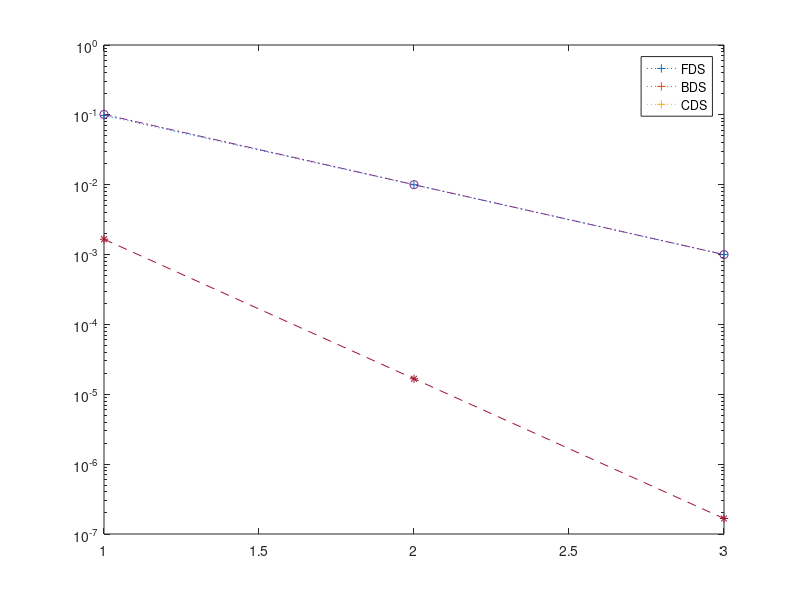

The MATLAB script that drew this image:
% Approximate the derivative of f(x) = x log(1 +x)^2 at x = 1 numerically by using forward, backward,
% and central difference formulae i.e.,
% f'(x) ≈ (f(x + h) − f(x))/h,
% f'(x) ≈ (f(x) − f(x − h))/h,
% f'(x) ≈ (f(x + h) − f(x − h))/2h
% with the step size h = 0.1, 0.01 and 0.001. Compute the error between the numerical approximations
% and exact derivatives. Plot the computational error versus the step size.
%% 

fprintf('\nStep Size\t\tApproximate\t\tExact\t\t\tError\n\n')

H = [0.1, 0.01, 0.001];

f = @(x) x*log(1+x^2);
f_prime = @(x) log(1 + x^2) + (2*x^2/(1+x^2));

errfds = zeros(3);
x = 1:3;

fprintf('Forward Difference Scheme\n\n')

for i = 1:3
    h = H(i);
    fder_approx = (f(1+h) - f(1))/h;
    fder_exact = f_prime(1);
    error = fder_exact - fder_approx;
    errfds(i) = abs(error);
    fprintf('%d\t%d\t%d\t%d\n', h, fder_approx, fder_exact, error);
end

semilogy(x, (errfds), '+:');

hold on;

fprintf('\nBackward Difference Scheme\n\n')

errbds = zeros(3);

for i = 1:3
    h = H(i);
    fder_approx = (f(1) - f(1-h))/h;
    fder_exact = f_prime(1);
    error = fder_exact - fder_approx;
    errbds(i) = abs(error);
    fprintf('%d\t%d\t%d\t%d\n', h, fder_approx, fder_exact, error);
end

semilogy(x, (errbds), 'o-.');

fprintf('\nCentral Difference Scheme\n\n')

errcds = zeros(3);

for i = 1:3
    h = H(i);
    fder_approx = (f(1+h) - f(1-h))/(2*h);
    fder_exact = f_prime(1);
    error = fder_exact - fder_approx;
    errcds(i) = abs(error);
    fprintf('%d\t%d\t%d\t%d\n', h, fder_approx, fder_exact, error);
end

semilogy(x, (errcds), '*--');

hold off;

legend('FDS', 'BDS', 'CDS', 'Location', 'northeast')